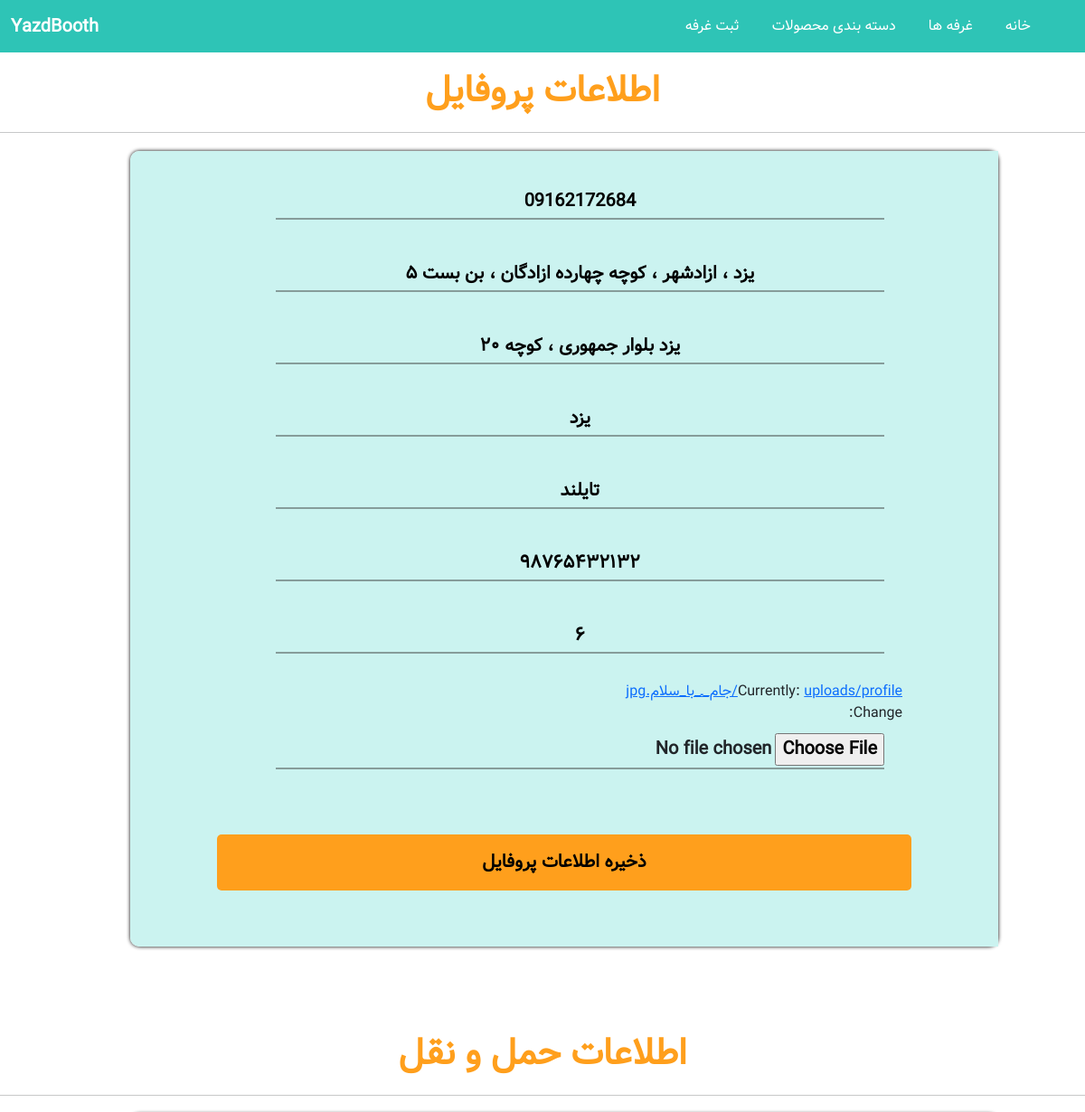
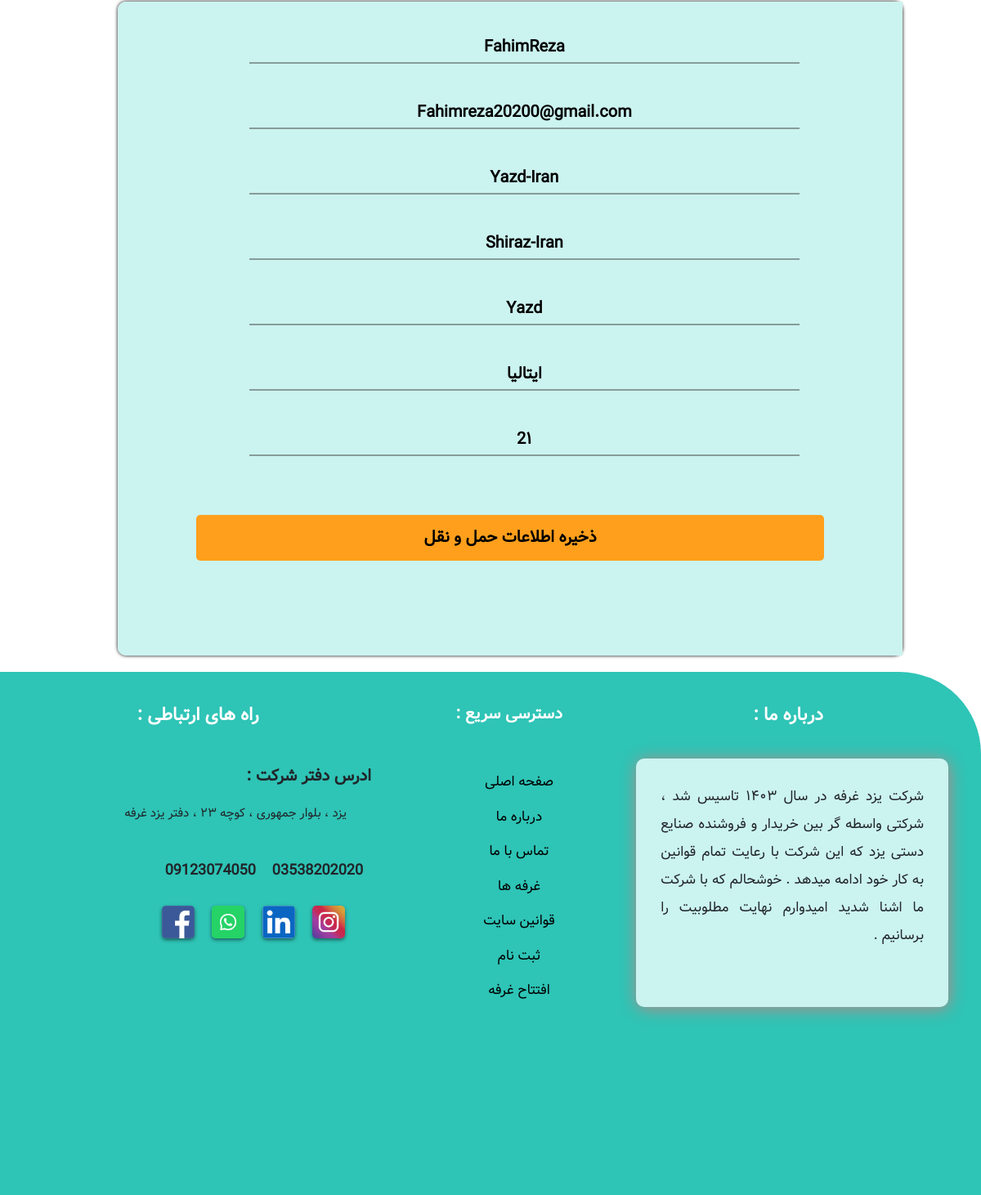
The page /update_info/ (signed in) on the database its author committed (2 pictures, top to bottom).
### Store/models.py (models this page shows, shortened)
class Profile(models.Model):
    user = models.OneToOneField(User , on_delete=models.CASCADE , default=None , null=False , blank=False)
    image = models.ImageField(upload_to='uploads/profile/' , default='uploads/profile/user.ico')
    date_modified = models.DateTimeField(User , auto_now=True)
    phone = models.CharField(max_length=14 , blank=True)
    address1 = models.CharField(max_length=200 , blank=True)
    address2 = models.CharField(max_length=200 , blank=True , null=True)
    city = models.CharField(max_length=200 , blank=True)
    state = models.CharField(max_length=200 , blank=True , null=True)
    zipcode = models.CharField(max_length=200 , blank=True)
    country = models.CharField(max_length=200 , blank=True)
    melicode = models.CharField(max_length=200 , blank=True)
    role = models.CharField(max_length=200 , blank=True , default='Customer')
    booth = models.ForeignKey(Booth, on_delete=models.CASCADE , null=True , blank=False , default=None)
    old_cart = models.CharField(max_length=200 , null=True , blank=True)

### Payment/models.py (models this page shows, shortened)
class ShippingAddress(models.Model):
    user = models.ForeignKey(User, on_delete=models.CASCADE)
    shipping_full_name = models.CharField(max_length=100)
    shipping_email = models.CharField(max_length=255)
    shipping_address1 = models.CharField(max_length=255)
    shipping_address2 = models.CharField(max_length=255 , null=True , blank=True)
    shipping_city = models.CharField(max_length=255)
    shipping_country = models.CharField(max_length=255)
    shipping_state = models.CharField(max_length=255 , null=True , blank=True)
    shipping_zipcode = models.CharField(max_length=255 , null=True , blank=True)
    class Mata:
        verbose_name_plural = 'Shipping Address bos'

### Store/views.py (the view)
# urls.py: path('update_info/', views.Update_Info, name='Update_Info'),
def Update_Info(request):
    if request.user.is_authenticated:
        current_user=Profile.objects.get(user__id=request.user.id)
        shipping_user = ShippingAddress.objects.get(user__id=request.user.id)
        forms = UpdateInfo(request.POST or None , request.FILES or None , instance=current_user)
        shipping_form = ShippingForm(request.POST or None , instance=shipping_user)
        if forms.is_valid() or shipping_form.is_valid():
            forms.save()
            shipping_form.save()
            messages.success(request , 'اطلاعات شما با موفقیت تغییر کرد ...')
            return redirect('/')
        else:
            for error in list(forms.errors.values()) and list(shipping_form.errors.values()):
                messages.error(request , error)
                return redirect('Update_Info')
        return render(request=request , template_name='Update_Info.html' , context={'forms':forms , 'shipping_form' : shipping_form})
    else:
        messages.error(request , 'لطفا قبل از هر اقدامی با حساب کاربری خود وارد شوید ...')
        return redirect('/Login')

### Store/forms.py (shortened to what this page needs)
class UpdateInfo(forms.ModelForm):
    phone = forms.CharField(required=False,label='', widget=forms.TextInput(attrs={'placeholder':'تلفن همراه :'}), max_length=100)
    address1 = forms.CharField(required=False,label='',widget=forms.TextInput(attrs={'placeholder':'ادرس اول :'}), max_length=100)
    address2 = forms.CharField(required=False,label='',widget=forms.TextInput(attrs={'placeholder':'ادرس دوم (اختیاری) :'}), max_length=100)
    city = forms.CharField(required=False,label='', widget=forms.TextInput(attrs={'placeholder':'شهر :'}))
    country = forms.CharField(required=False,label='', widget=forms.TextInput(attrs={'placeholder':'کشور :'}))
    zipcode = forms.CharField(required=False,label='', widget=forms.TextInput(attrs={'placeholder':'کدپستی :'}))
    melicode = forms.CharField(required=False,label='', widget=forms.TextInput(attrs={'placeholder':'کدملی :'}))
    class Meta:
        model = Profile
        fields = ('phone' , 'address1', 'address2', 'city', 'country', 'zipcode', 'melicode' , 'image')

### Cart/context_processors.py (called while the page is built)
def cart(request):
    return {'cart': Cart(request)}

### Store/templates/Update_Info.html (shortened to what this page needs)
{% extends 'base.html' %}
{% load static %}
{% block content %}
                <form method="POST" action="{% url 'Update_Info' %}" enctype="multipart/form-data">
    <h1 class="sub-Title" style="text-align: center;">اطلاعات پروفایل</h1>
                    <hr/>
    <div class="Register" style="height: 55rem;">
            <div class="Register-left" style="width: 100%;">
                <div class="inputs" style="height: auto; margin: 1rem auto;" >
                    {% for item in forms %}
                        {{ item }}
                    {% endfor %}
                </div>
                <button type="submit" style="margin: 1rem 10%;;width: 80%;height: 7%;">ذخیره اطلاعات پروفایل</button>
            </div>
    </div>
 <h1 class="sub-Title" style="text-align: center; margin-top: 6rem">اطلاعات حمل و نقل</h1>
                    <hr/>
    <div class="Register" style="height: 50rem;">
            <div class="Register-left" style="width: 100%;">
                <div class="inputs" style="height: auto; margin: 1rem auto;" >
                    {% for item in shipping_form %}
                        {{ item }}
                    {% endfor %}
                </div>
                                        <button type="submit" style="margin: 1rem 10%;;width: 80%;height: 7%;">ذخیره اطلاعات حمل و نقل</button>
            </div>
    </div>
</form>
{% endblock %}

### static/css/style.css (style rules this page uses)
* { margin: 0; padding: 0; box-sizing: border-box; font-family: 'vazir' , sans-serif; }
.sub-Title { color: #FF9F1C; font-weight: bold; font-size: 40px; margin:20px 30px ; }
.Register { width: 80%; height: 40rem; background-color:#ffffff; margin: 20px 6rem; box-shadow: 0px 0px 4px black; border-radius: 10px; }
.Register-left { float: left; background-color: #cbf3f0; width: 60%; height: 100%; border-radius: 10px 0 0px 10px; }
.Register-left .inputs { width: 80%; margin: 5px 3.5rem 5rem 0; padding: 10px; height: 30rem; }
.Register-left .inputs input { width: 90%; height: 40px; margin: 10px 20px 30px 0; font-size: 20px; outline: none; background: none; border: none; border-bottom: 2px #1108085e solid; font-weight: bold; text-align: center; }
.Register-left button { width: 80%; height: 10%; background-color: #FF9F1C; margin: 0 4rem; border: none; border-radius: 5px; font-size: 20px; font-weight: bold; padding: 10px; }

### rows shown on the page
Profile: forms "09162172684" "یزد ، ازادشهر ، کوچه چهارده ازادگان ، بن بست ۵" "یزد بلوار جمهوری ، کوچه ۲۰" "یزد" "تایلند" "۹۸۷۶۵۴۳۲۱۳۲" "۶"
ShippingAddress: shipping_form "FahimReza" "Fahimreza20200@gmail.com" "Yazd-Iran" "Shiraz-Iran" "Yazd" "ایتالیا" "2۱"
